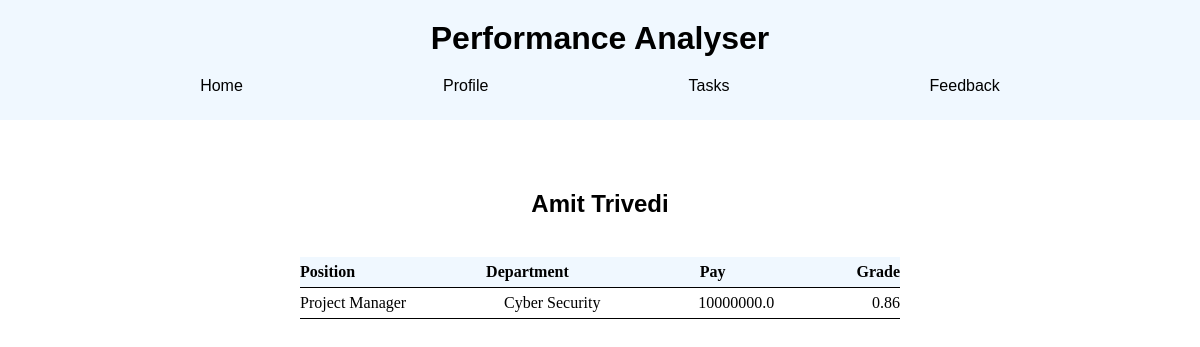
The app's page /home/1/ with its own data.
### userProfile/models.py (models this page shows)
class User(models.Model):
    Emp_id = models.IntegerField(unique=True, blank=False, null=False)
    Name = models.CharField(max_length=120)
    Position = models.CharField(max_length=120)
    Department = models.CharField(max_length=120)
    Pay = models.FloatField()
    Grade = models.FloatField()
    Password = models.CharField(max_length=120, default='root')

### userProfile/views.py (the view)
# urls.py: path('<int:emp_id>/', user_view),
def user_view(request, emp_id):
    obj = User.objects.get(id=emp_id)
    return render(request, 'index.html', {
        'emp': obj,
    })

### templates/index.html (shortened to what this page needs)
{% extends 'header.html' %}
{% block title %}
    {% load static %}
    <link rel="stylesheet" href="{% static 'info.css' %}">
{% endblock title %}
{% block main %}
    <main>
        <h2 class="name">{{ emp.Name }}</h2>
        <div class="info">
            <table>
                    <tr>
                        <th>Position</th>
                        <th>Department</th>
                        <th>Pay</th>
                        <th>Grade</th>
                    </tr>
                    <tr>
                        <td>{{ emp.Position }}</td>
                        <td>{{ emp.Department }}</td>
                        <td>{{ emp.Pay }}</td>
                        <td>{{ emp.Grade }}</td>
                    </tr>
            </table>
        </div>
    </main>
{% endblock main %}

### static/info.css (style rules this page uses)
* { padding: 0 0 0 0; margin: 0 0 0 0; }
main { display: flex; align-items: center; justify-content: center; flex-direction: column; }
.name { font-family: Arial, sans-serif; margin-top: 70px; }
.info { margin-top: 20px; display: flex; align-items: center; justify-content: center; height: 100px; width: 600px; }
tr { height: 30px; width: 600px; display: flex; justify-content: space-between; align-items: center; border-bottom: 1px solid black; }
th { display: flex; align-items: center; justify-content: center; }
tr:nth-child(odd) { background-color: aliceblue; }

### records on screen
User: Name "Amit Trivedi", Position "Project Manager", Department "Cyber Security", Pay "10000000.0", Grade "0.86"
